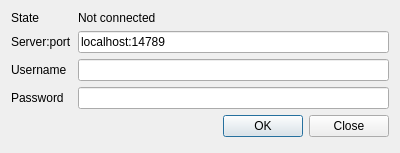
<?xml version="1.0" encoding="UTF-8"?>
<ui version="4.0">
 <class>connection</class>
 <widget class="QDialog" name="connection">
  <property name="geometry">
   <rect>
    <x>0</x>
    <y>0</y>
    <width>400</width>
    <height>153</height>
   </rect>
  </property>
  <property name="windowTitle">
   <string>Connection</string>
  </property>
  <layout class="QFormLayout" name="formLayout">
   <item row="6" column="1">
    <widget class="QDialogButtonBox" name="buttonBox">
     <property name="orientation">
      <enum>Qt::Horizontal</enum>
     </property>
     <property name="standardButtons">
      <set>QDialogButtonBox::Close|QDialogButtonBox::Ok</set>
     </property>
    </widget>
   </item>
   <item row="1" column="1">
    <widget class="QLineEdit" name="editServer">
     <property name="text">
      <string>localhost:14789</string>
     </property>
    </widget>
   </item>
   <item row="1" column="0">
    <widget class="QLabel" name="labelServer">
     <property name="text">
      <string>Server:port</string>
     </property>
    </widget>
   </item>
   <item row="2" column="1">
    <widget class="QLineEdit" name="editUsername"/>
   </item>
   <item row="2" column="0">
    <widget class="QLabel" name="labelUsername">
     <property name="text">
      <string>Username</string>
     </property>
    </widget>
   </item>
   <item row="3" column="0">
    <widget class="QLabel" name="labelPassword">
     <property name="text">
      <string>Password</string>
     </property>
    </widget>
   </item>
   <item row="0" column="0">
    <widget class="QLabel" name="labelState">
     <property name="text">
      <string>State</string>
     </property>
    </widget>
   </item>
   <item row="0" column="1">
    <widget class="QLabel" name="state">
     <property name="text">
      <string>Not connected</string>
     </property>
    </widget>
   </item>
   <item row="3" column="1">
    <widget class="QLineEdit" name="editPassword">
     <property name="echoMode">
      <enum>QLineEdit::Password</enum>
     </property>
    </widget>
   </item>
  </layout>
 </widget>
 <resources/>
 <connections>
  <connection>
   <sender>buttonBox</sender>
   <signal>accepted()</signal>
   <receiver>connection</receiver>
   <slot>accept()</slot>
   <hints>
    <hint type="sourcelabel">
     <x>248</x>
     <y>254</y>
    </hint>
    <hint type="destinationlabel">
     <x>157</x>
     <y>274</y>
    </hint>
   </hints>
  </connection>
  <connection>
   <sender>buttonBox</sender>
   <signal>rejected()</signal>
   <receiver>connection</receiver>
   <slot>reject()</slot>
   <hints>
    <hint type="sourcelabel">
     <x>316</x>
     <y>260</y>
    </hint>
    <hint type="destinationlabel">
     <x>286</x>
     <y>274</y>
    </hint>
   </hints>
  </connection>
 </connections>
</ui>
